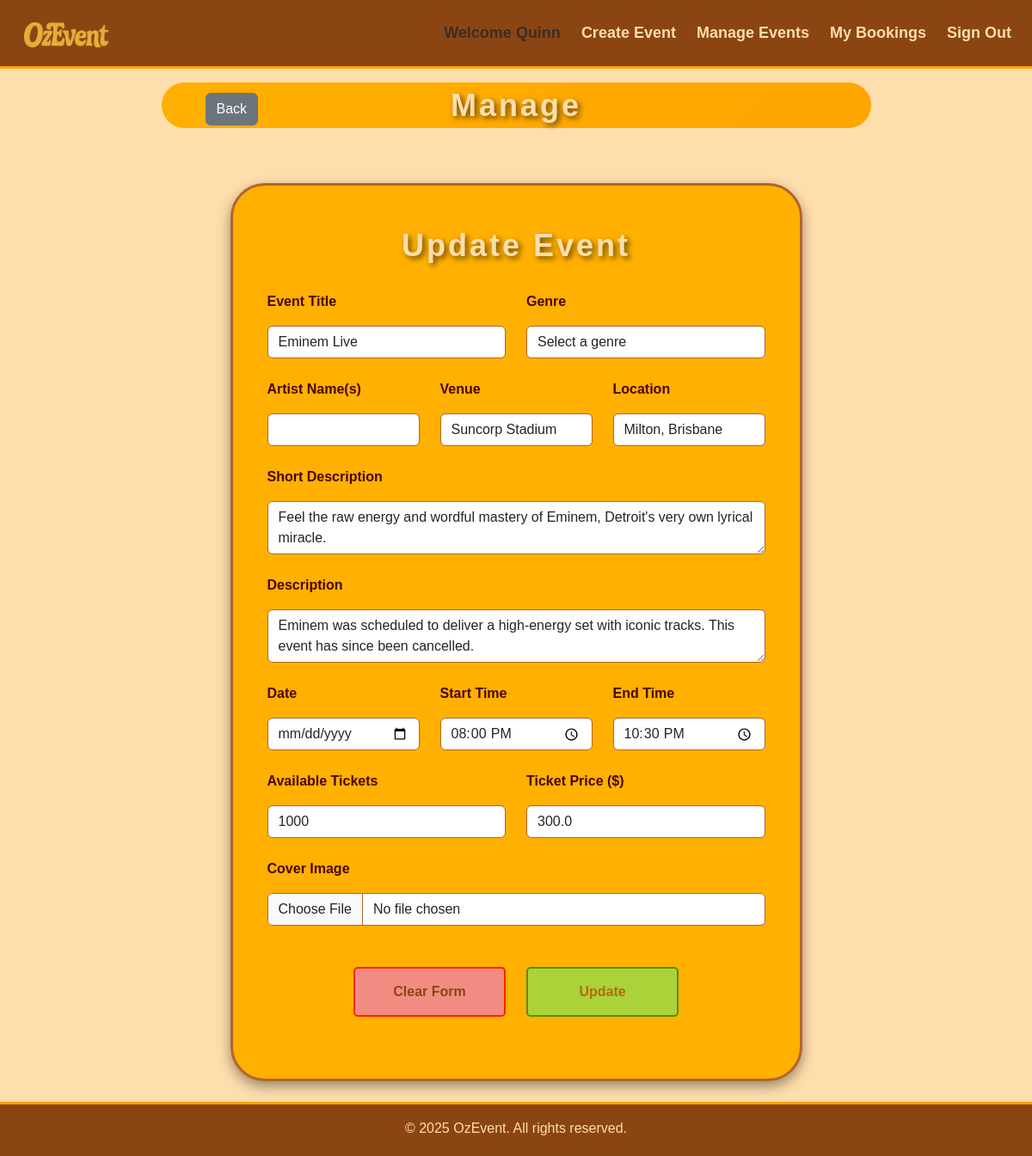
Page /events/manage/event-4 (signed in) on the committed database.
### ozevent/models.py (models this page shows, shortened)
class User(db.Model, UserMixin):
    __tablename__ = 'users'
    id = db.Column(db.Integer, primary_key=True)
    firstname = db.Column(db.String(50), nullable=False)
    surname = db.Column(db.String(50), nullable=False)
    username = db.Column(db.String(100), index=True, unique=True, nullable=False)
    email = db.Column(db.String(100), index=True, unique=True, nullable=False)
    phone_number = db.Column(db.String(10), nullable=False)
    street_address = db.Column(db.String(255), nullable=False)
    password_hash = db.Column(db.String(255), nullable=False)
    comments = db.relationship('Comment', backref='user')
    bookings = db.relationship('Booking', backref='user')
    events = db.relationship('Event', backref='user')

class Event(db.Model):
    __tablename__ = 'events'
    id = db.Column(db.Integer, primary_key=True)
    title = db.Column(db.String(100), index=True, nullable=False)
    artist = db.Column(db.String(100), index=True) # Artist announcements may be delayed
    genre = db.Column(db.String(50), index=True, nullable=False)
    venue = db.Column(db.String(150), index=True, nullable=False)
    location = db.Column(db.String(150), index=True, nullable=False)
    date = db.Column(db.Date, index=True, nullable=False)
    start_time = db.Column(db.Time, nullable=False)
    end_time = db.Column(db.Time, nullable=False)
    available_tickets = db.Column(db.Integer, nullable=False)
    ticket_price = db.Column(db.Float(5), nullable=False)
    short_description = db.Column(db.String(255), nullable=False)
    description = db.Column(db.Text, nullable=False)
    image = db.Column(db.String(400), nullable=False, default='/static/img/default.png')
    status = db.Column(db.String(50), index=True, nullable=False)
    comments = db.relationship('Comment', backref='event')
    bookings = db.relationship('Booking', backref='event')
    owner_id = db.Column(db.Integer, db.ForeignKey('users.id'), nullable=False)

### ozevent/events.py (the view, shortened to what this page needs)
@events_bp.route('/manage/event-<id>', methods=['GET', 'POST'])
@login_required
def manage(id):
    user_id = current_user.id
    user_event = db.session.scalar(db.select(Event).where(Event.id == id, Event.owner_id == user_id))
    event = db.session.scalar(db.select(Event).where(Event.id == id))
    if not event:
        abort(404)
    if not user_event:
        abort(403)
    form = EventForm(obj=user_event)
    return render_template('events/manage.html', event=user_event, form=form)

### ozevent/templates/events/manage.html (shortened to what this page needs)
{% extends 'base.html' %}
{% block header %}
        <section>
            <div class="container mt-4 mb-3">
                <div class="row g-5 justify-content-center">
                    <div class="col-12 col-sm-11 col-md-10 col-lg-9 col-xxl-8 position-relative">
                        <a href="{{url_for('events.owned_events')}}" class="btn btn-secondary position-absolute top-50 translate-middle-y" style="left: 75px;">Back</a>
                        <h1 class="form-title pill-format mt-2 mb-3 text-center w-100">Manage</h1>
                    </div>
                </div>
            </div>
        </section>
{% endblock %}
{% block content %}
        <section>
        {% if event.status != 'Inactive' %}
            <div class="container mt-5 mb-4">
                <div class="row justify-content-center">
                    <div class="event-form col-11 col-sm-12 col-md-10 col-lg-8 col-xl-7 col-xxl-6">
                        <form id="eventForm" method="POST" enctype="multipart/form-data">
                            <h1 class="form-title pt-2 pb-4 text-center">Update Event</h1>
                            <div class="form-group row">
                                <div class="col-sm-5 col-md-5 col-lg-6">
                                    {{ form.title.label(class="form-label") }}
                                    {{ form.title(class="form-control") }}
                                </div>
                                <div class="col-sm-5 col-md-5 col-lg-6">
                                    {{ form.genre.label(class="form-label") }}
                                    {{ form.genre(class="form-control") }}
                                </div>
                            </div>
                        <div class="form-group row">
                            <div class="col-12 col-sm-6 col-md-4 col-lg-4">
                                {{ form.artist.label(class="form-label") }}
                                {{ form.artist(class="form-control") }}
                            </div>
                            <div class="col-12 col-sm-6 col-md-4 col-lg-4">
                                {{ form.venue.label(class="form-label") }}
                                {{ form.venue(class="form-control") }}
                            </div>
                            <div class="col-12 col-sm-6 col-md-4 col-lg-4">
                                {{ form.location.label(class="form-label") }}
                                {{ form.location(class="form-control") }}
                            </div>
                        </div>
                            <div class="form-group row">
                                <div class="col-12">
                                    {{ form.short_description.label(class="form-label") }}
                                    {{ form.short_description(class="form-control") }}
                                </div>
                            </div>
                            <div class="form-group row">
                                <div class="col-12">
                                    {{ form.description.label(class="form-label") }}
                                    {{ form.description(class="form-control") }}
                                </div>
                            </div>
                            <div class="form-group row">
                                <div class="col-12 col-sm-6 col-md-4 col-lg-4">
                                    {{ form.date.label(class="form-label") }}
                                    {{ form.date(class="form-control") }}
                                </div>
                                <div class="col-12 col-sm-6 col-md-4 col-lg-4">
                                    {{ form.start_time.label(class="form-label") }}
                                    {{ form.start_time(class="form-control") }}
                                </div>
                                <div class="col-12 col-sm-6 col-md-4 col-lg-4">
                                    {{ form.end_time.label(class="form-label") }}
                                    {{ form.end_time(class="form-control") }}
                                </div>
                            </div>
                            <div class="form-group row">
                                <div class="col-sm-6 col-md-6 col-lg-6">
                                    {{ form.available_tickets.label(class="form-label") }}
                                    {{ form.available_tickets(class="form-control") }}
                                </div>
                                <div class="col-sm-6 col-md-6 col-lg-6">
                                    {{ form.ticket_price.label(class="form-label") }}
                                    {{ form.ticket_price(class="form-control") }}
                                </div>
                            </div>
                            <div class="form-group row">
                                <div class="col-12">
                                    {{ form.image.label(class="form-label") }}
                                    {{ form.image(class="form-control") }}
                                </div>
                            </div>
                            <div class="form-group row pt-4 pb-3 justify-content-center">
                                <div class="col-12 col-md-4 mb-3">
                                    <button type="reset" class="btn w-100" id="discardEventBtn">Clear Form</button>
                                </div>
                                <div class="col-12 col-md-4">
                                    <button type="Submit" class="btn w-100" id="createNowBtn">Update</button>
                                </div>
                            </div>
                        </form>
                    </div>
                </div>
            </div>
        {% endif %}
        </section>
{% endblock %}

### ozevent/templates/base.html (shortened to what this page needs)
<!DOCTYPE html>
<html lang="en">
<head>
    <link href="https://cdn.jsdelivr.net/npm/bootstrap@5.3.3/dist/css/bootstrap.min.css" rel="stylesheet">
    <link rel="stylesheet" type="text/css" href="{{ url_for('static', filename='style/main.css') }}">
</head>
<body>
    <header>
        <nav class="navbar navbar-expand-sm fixed-top">
            <div class="container-fluid">
                <a class="navbar-brand mx-auto" href="{{ url_for('main.index') }}">
                    <img src="{{ url_for('static', filename='img/brand_logo.png') }}" alt="OzEvent Logo" class="d-inline-block align-text-top img-fluid">
                </a>
                <div class="collapse navbar-collapse" id="navbarSupportedContent">
                    <ul class="navbar-nav ms-auto">
                        {% if current_user.is_authenticated %}
                            <a class="nav-item nav-link disabled text-muted" href="#">Welcome {{current_user.firstname}}</a>
                            <li class="nav-item ms-2 me-2"><a class="nav-link" href="{{ url_for('events.create') }}">Create Event</a></li>
                            <li class="nav-item me-2"><a class="nav-link" href="{{ url_for('events.owned_events') }}">Manage Events</a></li>
                            <li class="nav-item me-2"><a class="nav-link" href="{{ url_for('booking.bookings') }}">My Bookings</a></li>
                            <li class="nav-item d-none d-lg-block me-1"><a class="nav-link" href="#" data-bs-toggle="modal" data-bs-target="#logoutModal">Sign Out</a></li>
                        {% else %}
                            <li class="nav-item me-2"><a class="nav-link" href="{{ url_for('auth.register') }}">Register</a></li>
                            <li class="nav-item me-2"><a class="nav-link" href="{{ url_for('auth.login') }}">Login</a></li>
                        {% endif %}
                    </ul>
                </div>
            </div>
        </nav>
        {% block header %}
        {% endblock %}
    </header>
    {% block content %}
    {% endblock %}
    <footer class="footer text-center pt-3 pb-1">
        <p>&copy; {{ year }} OzEvent. All rights reserved.</p>
    </footer>
</body>
</html>

### ozevent/static/style/main.css (style rules this page uses)
body { background: #FFDEAD; font-family: 'Lucida Sans', 'Lucida Sans Regular', 'Lucida Grande', sans-serif; padding-top: 64px; min-height: 100vh; }
.navbar { background: #8B4513; border-bottom: 3px solid #FFA305; }
.navbar-brand img { margin-left: 15px; max-height: 100px; max-width: 100px; transition: transform 0.3s ease; }
.navbar-nav, .offcanvas, .offcanvas .dropdown-menu { font-family: inherit; }
.navbar-nav .nav-link, .navbar-nav .dropdown-toggle, .navbar-nav .dropdown-menu .dropdown-item { font-size: clamp(1rem, 1.5vw, 1.2rem); font-weight: 600; color: #FFDEAD; white-space: nowrap; line-height: 2.5; padding: 0.5rem 1rem; transition: all 0.3s ease; }
.event-form { font-family: inherit; color: #4A0404; font-weight: 600; background: #FFB000; padding: 40px; border-radius: 40px; border: 3px solid #B1652E; box-shadow: 0 6px 15px rgba(0, 0, 0, 0.4); }
.form-title { font-size: clamp(2rem, 3vw, 4rem); font-weight: bold; color: #FFDEAD; white-space: nowrap; text-shadow: 3px 3px 6px rgba(0, 0, 0, 0.6); letter-spacing: 3px; }
.form-group .form-select, .form-group .form-textarea, .form-group .form-control:not(.input-group .form-control) { background: white; border: 1px solid #B1652E; border-radius: 0.375rem; margin-top: 0.5rem; margin-bottom: 1.5rem; }
.form-group .btn, #postCommentBtn, #buyTicketsBtn, #cancelBtn { color: #8B4513; padding: 10px 20px; font-size: 1rem; font-weight: 600; border-radius: 5px; padding: 15px; transition: all 0.5s ease; }
#discardEventBtn { background: #F28C82; border: 2px solid #FF2400; }
#createNowBtn { background: #7EE65A; border: 2px solid green; }
.pill-format { display: inline-block; padding: 5px; background: linear-gradient(135deg, #FFB000, #FFA500); border-radius: 999px; }
.footer { background: #8B4513; font-family: inherit; color: #FFDEAD; border-top: 3px solid #FFA305; }

### rows in the picture
User: firstname "Quinn"
Event: title "Eminem Live", genre "Select a genre", venue "Suncorp Stadium", location "Milton, Brisbane", short_description "Feel the raw energy and wordful mastery of Eminem, Detroit's very own lyrical miracle.", description "Eminem was scheduled to deliver a high-energy set with iconic tracks. This event has since been cancelled.", start_time "20:00", end_time "22:30", available_tickets "1000", ticket_price "300.0"
